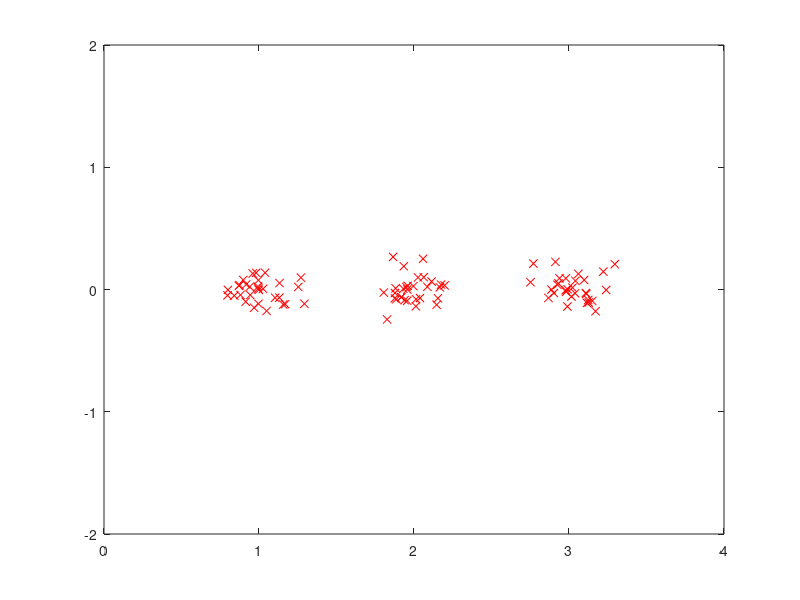
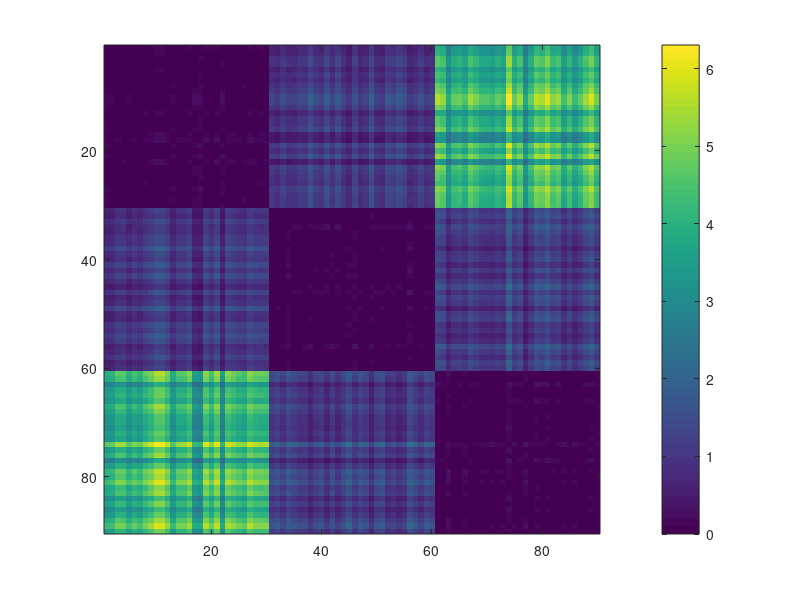

The MATLAB script that drew these images, in order: (Note: this script raises an error after producing the figures.)
% Test script for Batch relational neural gas: We create a dataset of
% gaussian clusters, which should be easily recognizable, and apply the
% java implementation as well as the reference implementation of Hasenfuss.

clear all;
clear java;
close all;
clc;

%%

N = 90;
K = 3;
dims = 2;
epochs = 10;

cluster_size = N/K;

X = zeros(N,dims);

for k=1:K
    mu = [k , repmat(0,1,dims-1)];
    sigma = 0.01*eye(dims);
    X((k-1)*cluster_size+1:k*cluster_size,:) = mvnrnd(mu,sigma,cluster_size);
end

figure(1);
plot(X(:,1),X(:,2),'rx');
axis([0,4,-2,2]);

% create distance matrix
D = squareform(pdist(X)).^2;
figure(2);
imagesc(D);
colorbar();

%% cluster with Hasenfuss' script

addpath ~/SVN/fit/Matlab/Matlab-Metric/functions/relational_methods/toolbox;
addpath ~/SVN/fit/Matlab/Matlab-Metric/functions/relational_methods/toolbox_relational;
addpath ~/SVN/fit/Matlab/Matlab-Metric/functions/relational_methods/relational_bng;

%%

[protos, D_protos_to_data, errors] = bng_relational(D, K, epochs);

% show the assignments

[~, assignments] = min(D_protos_to_data);

figure(3);
colors = 'rbgkcm';
proto_positions = protos * X;
for k=1:K
    % get datapoints assigned to this cluster
    X_cluster = X(assignments == k,:);
    % plot the points
    plot(X_cluster(:,1), X_cluster(:,2), [colors(k) 'x']);
    hold on;
    % plot the prototype
    plot(proto_positions(k,1), proto_positions(k,2), [colors(k) 'd'], 'MarkerSize', 10);
end

title('Reference Implementation');
axis([0,4,-2,2]);

hold off;

%% cluster with my java implementation

javaaddpath 'target/rng-0.8.0.jar';

%%

calc = de.citec.tcs.rng.BatchRNGCalculator();
calc.setNumberOfEpochs(epochs);
calc.setNumberOfPrototypes(K);

model = calc.calculate(D);

protos = model.getConvexCoefficients();
assignments = de.citec.tcs.rng.RNGModelFunctions.getAssignments(model)+1;

figure(4);
colors = 'rbgkcm';
proto_positions = protos * X;
for k=1:K
    % get datapoints assigned to this cluster
    X_cluster = X(assignments == k,:);
    % plot the points
    plot(X_cluster(:,1), X_cluster(:,2), [colors(k) 'x']);
    hold on;
    % plot the prototype
    plot(proto_positions(k,1), proto_positions(k,2), [colors(k) 'd'], 'MarkerSize', 10);
end

title('Java Implementation');
axis([0,4,-2,2]);

hold off;